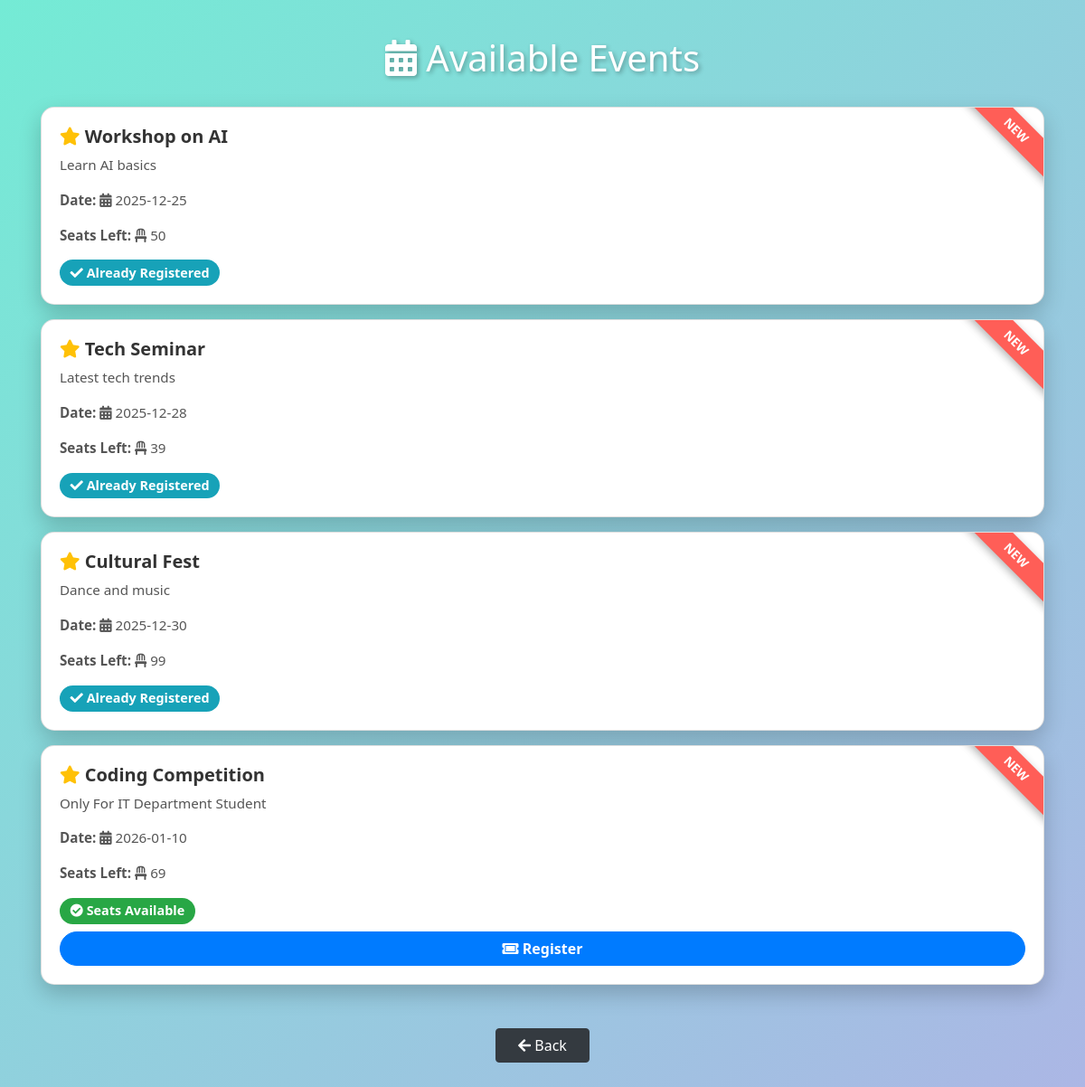
The page /user/events.php (signed in) on the database its author committed.
### tables this page shows
CREATE TABLE `events` (
  `id` int(11) NOT NULL,
  `title` varchar(200) DEFAULT NULL,
  `description` text DEFAULT NULL,
  `event_date` date DEFAULT NULL,
  `total_seats` int(11) DEFAULT NULL,
  `created_at` timestamp NOT NULL DEFAULT current_timestamp(),
  `event_image` varchar(255) DEFAULT NULL
);

### user/events.php (the view, shortened to what this page needs)
<?php
include("../db.php");
?>
<!DOCTYPE html>
<html>
<head>
<link rel="stylesheet" href="https://stackpath.bootstrapcdn.com/bootstrap/4.5.2/css/bootstrap.min.css">
<link rel="stylesheet" href="https://cdnjs.cloudflare.com/ajax/libs/font-awesome/5.15.4/css/all.min.css">
</head>
<body>
<div class="container">
<h3><i class="fas fa-calendar-alt"></i> Available Events</h3>
<?php
$events=mysqli_query($conn,"SELECT * FROM events");
while($e=mysqli_fetch_assoc($events)){
$eid=$e['id'];
$uid=$_SESSION['user_id'];
$count=mysqli_query($conn,"SELECT COUNT(*) as total FROM registrations WHERE event_id=$eid AND status!='Rejected'");
$data=mysqli_fetch_assoc($count);
$seats_left=$e['total_seats'] - $data['total'];
$check=mysqli_query($conn,"SELECT * FROM registrations WHERE user_id=$uid AND event_id=$eid");
$already=mysqli_num_rows($check);
if($already){
    $badge = '<span class="badge badge-info"><i class="fas fa-check"></i> Already Registered</span>';
} elseif($seats_left<=0){
    $badge = '<span class="badge badge-danger"><i class="fas fa-times"></i> Seats Full</span>';
} elseif($seats_left <=5){
    $badge = '<span class="badge badge-warning"><i class="fas fa-exclamation-triangle"></i> Few Seats Left</span>';
} else {
    $badge = '<span class="badge badge-success"><i class="fas fa-check-circle"></i> Seats Available</span>';
}
$event_date = strtotime($e['event_date']);
$today = strtotime(date('Y-m-d'));
$ribbon = ($today - $event_date <= 7*86400) ? '<div class="ribbon">NEW</div>' : '';
?>
<div class="card mt-3">
    <?= $ribbon ?>
    <div class="card-body">
        <h5><i class="fas fa-star text-warning"></i> <?= $e['title'] ?></h5>
        <p><?= $e['description'] ?></p>
        <p><b>Date:</b> <i class="fas fa-calendar-alt"></i> <?= $e['event_date'] ?></p>
        <p><b>Seats Left:</b> <i class="fas fa-chair"></i> <?= $seats_left ?></p>
        <?= $badge ?>
        <?php if(!$already && $seats_left>0){ ?>
        <form method="post" class="mt-2">
            <button name="register" class="btn btn-primary btn-block">
                <i class="fas fa-ticket-alt"></i> Register
            </button>
        </form>
        <?php } ?>
    </div>
</div>
<?php } ?>
<div class="text-center mt-5 mb-5">
    <button class="btn btn-dark px-4" onclick="history.back()">
        <i class="fas fa-arrow-left"></i> Back
    </button>
</div>
</div>
</body>
</html>

### user/events.php (style rules this page uses)
body { background: linear-gradient(135deg, #74ebd5, #ACB6E5); font-family: 'Segoe UI', sans-serif; padding-top: 40px; }
h3 { text-align: center; margin-bottom: 30px; color: #fff; font-size: 2.5rem; text-shadow: 2px 2px 5px rgba(0,0,0,0.3); }
.card { border-radius: 15px; box-shadow: 0 10px 25px rgba(0,0,0,0.2); transition: 0.3s; position: relative; overflow: hidden; }
.ribbon { width: 150px; height: 30px; background: #ff5e57; color: #fff; text-align: center; line-height: 30px; font-weight: bold; position: absolute; top: 10px; right: -45px; transform: rotate(45deg); box-shadow: 0 3px 10px rgba(0,0,0,0.3); font-size: 0.85rem; }
.card h5 { font-weight: 700; color: #333; }
.card p { font-size: 0.95rem; color: #555; }
.badge { font-size: 0.9rem; padding: 0.5em 0.8em; border-radius: 50px; }
.btn-primary { border-radius: 50px; font-weight: 600; transition: 0.3s; }

### rows shown on the page
events: shows "NEW", title "Workshop on AI", description "Learn AI basics", event_date "2025-12-25", total_seats "50", shows "Already Registered"
events: shows "NEW", title "Tech Seminar", description "Latest tech trends", event_date "2025-12-28", seats_left "39", shows "Already Registered"
events: shows "NEW", title "Cultural Fest", description "Dance and music", event_date "2025-12-30", seats_left "99", shows "Already Registered"
events: shows "NEW", title "Coding Competition", description "Only For IT Department Student", event_date "2026-01-10", seats_left "69", total_seats "Seats Available"
